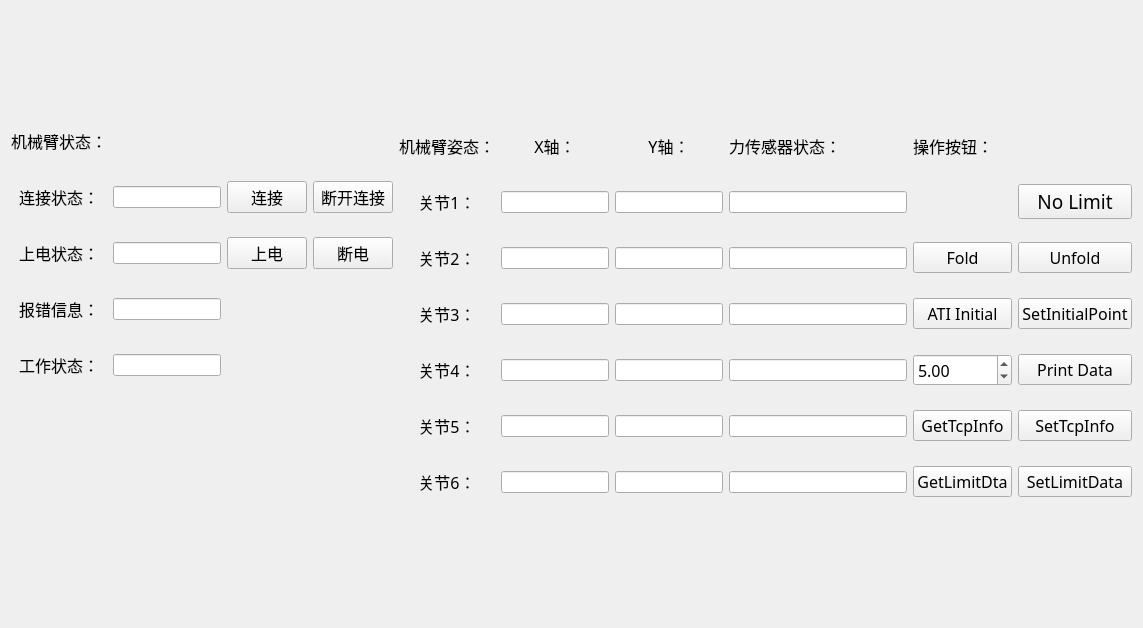
<?xml version="1.0" encoding="UTF-8"?>
<ui version="4.0">
 <class>StaubilWidget</class>
 <widget class="QWidget" name="StaubilWidget">
  <property name="geometry">
   <rect>
    <x>0</x>
    <y>0</y>
    <width>1143</width>
    <height>628</height>
   </rect>
  </property>
  <property name="windowTitle">
   <string>Widget</string>
  </property>
  <layout class="QHBoxLayout" name="horizontalLayout_3">
   <item>
    <layout class="QGridLayout" name="gridLayout_3">
     <item row="3" column="0">
      <widget class="QLabel" name="label_2">
       <property name="minimumSize">
        <size>
         <width>0</width>
         <height>50</height>
        </size>
       </property>
       <property name="font">
        <font>
         <family>黑体</family>
         <pointsize>12</pointsize>
        </font>
       </property>
       <property name="text">
        <string>连接状态：</string>
       </property>
       <property name="alignment">
        <set>Qt::AlignCenter</set>
       </property>
      </widget>
     </item>
     <item row="6" column="0">
      <widget class="QLabel" name="label_5">
       <property name="minimumSize">
        <size>
         <width>0</width>
         <height>50</height>
        </size>
       </property>
       <property name="font">
        <font>
         <family>黑体</family>
         <pointsize>12</pointsize>
        </font>
       </property>
       <property name="text">
        <string>工作状态：</string>
       </property>
       <property name="alignment">
        <set>Qt::AlignCenter</set>
       </property>
      </widget>
     </item>
     <item row="3" column="2">
      <layout class="QHBoxLayout" name="horizontalLayout">
       <item>
        <widget class="QPushButton" name="SocketConnect">
         <property name="font">
          <font>
           <family>黑体</family>
           <pointsize>12</pointsize>
          </font>
         </property>
         <property name="text">
          <string>连接</string>
         </property>
        </widget>
       </item>
       <item>
        <widget class="QPushButton" name="SocketDisConnect">
         <property name="font">
          <font>
           <family>黑体</family>
           <pointsize>12</pointsize>
          </font>
         </property>
         <property name="text">
          <string>断开连接</string>
         </property>
        </widget>
       </item>
      </layout>
     </item>
     <item row="3" column="1">
      <widget class="QLineEdit" name="robotconnectstate">
       <property name="minimumSize">
        <size>
         <width>0</width>
         <height>0</height>
        </size>
       </property>
      </widget>
     </item>
     <item row="6" column="1">
      <widget class="QLineEdit" name="robotworkmode"/>
     </item>
     <item row="1" column="0">
      <widget class="QLabel" name="label">
       <property name="sizePolicy">
        <sizepolicy hsizetype="Preferred" vsizetype="Fixed">
         <horstretch>0</horstretch>
         <verstretch>0</verstretch>
        </sizepolicy>
       </property>
       <property name="minimumSize">
        <size>
         <width>0</width>
         <height>50</height>
        </size>
       </property>
       <property name="font">
        <font>
         <family>黑体</family>
         <pointsize>12</pointsize>
        </font>
       </property>
       <property name="lineWidth">
        <number>1</number>
       </property>
       <property name="midLineWidth">
        <number>0</number>
       </property>
       <property name="text">
        <string>机械臂状态：</string>
       </property>
       <property name="alignment">
        <set>Qt::AlignCenter</set>
       </property>
      </widget>
     </item>
     <item row="4" column="1">
      <widget class="QLineEdit" name="powerstate"/>
     </item>
     <item row="5" column="0">
      <widget class="QLabel" name="label_4">
       <property name="minimumSize">
        <size>
         <width>0</width>
         <height>50</height>
        </size>
       </property>
       <property name="font">
        <font>
         <family>黑体</family>
         <pointsize>12</pointsize>
        </font>
       </property>
       <property name="text">
        <string>报错信息：</string>
       </property>
       <property name="alignment">
        <set>Qt::AlignCenter</set>
       </property>
      </widget>
     </item>
     <item row="0" column="0">
      <spacer name="verticalSpacer_3">
       <property name="orientation">
        <enum>Qt::Vertical</enum>
       </property>
       <property name="sizeType">
        <enum>QSizePolicy::Fixed</enum>
       </property>
       <property name="sizeHint" stdset="0">
        <size>
         <width>20</width>
         <height>105</height>
        </size>
       </property>
      </spacer>
     </item>
     <item row="4" column="2">
      <layout class="QHBoxLayout" name="horizontalLayout_2">
       <item>
        <widget class="QPushButton" name="PowerOn">
         <property name="font">
          <font>
           <family>黑体</family>
           <pointsize>12</pointsize>
          </font>
         </property>
         <property name="text">
          <string>上电</string>
         </property>
        </widget>
       </item>
       <item>
        <widget class="QPushButton" name="PowerOff">
         <property name="font">
          <font>
           <family>黑体</family>
           <pointsize>12</pointsize>
          </font>
         </property>
         <property name="text">
          <string>断电</string>
         </property>
        </widget>
       </item>
      </layout>
     </item>
     <item row="5" column="1">
      <widget class="QLineEdit" name="errorstate"/>
     </item>
     <item row="4" column="0">
      <widget class="QLabel" name="label_3">
       <property name="minimumSize">
        <size>
         <width>0</width>
         <height>50</height>
        </size>
       </property>
       <property name="font">
        <font>
         <family>黑体</family>
         <pointsize>12</pointsize>
        </font>
       </property>
       <property name="text">
        <string>上电状态：</string>
       </property>
       <property name="alignment">
        <set>Qt::AlignCenter</set>
       </property>
      </widget>
     </item>
     <item row="7" column="0">
      <spacer name="verticalSpacer_4">
       <property name="orientation">
        <enum>Qt::Vertical</enum>
       </property>
       <property name="sizeHint" stdset="0">
        <size>
         <width>20</width>
         <height>40</height>
        </size>
       </property>
      </spacer>
     </item>
    </layout>
   </item>
   <item>
    <layout class="QGridLayout" name="gridLayout_2">
     <property name="sizeConstraint">
      <enum>QLayout::SetDefaultConstraint</enum>
     </property>
     <item row="5" column="2">
      <widget class="QLineEdit" name="rx"/>
     </item>
     <item row="4" column="1">
      <widget class="QLineEdit" name="j2"/>
     </item>
     <item row="7" column="0">
      <widget class="QLabel" name="label_11">
       <property name="minimumSize">
        <size>
         <width>0</width>
         <height>50</height>
        </size>
       </property>
       <property name="font">
        <font>
         <family>黑体</family>
         <pointsize>12</pointsize>
        </font>
       </property>
       <property name="text">
        <string>关节6：</string>
       </property>
       <property name="alignment">
        <set>Qt::AlignCenter</set>
       </property>
      </widget>
     </item>
     <item row="4" column="2">
      <widget class="QLineEdit" name="z"/>
     </item>
     <item row="6" column="1">
      <widget class="QLineEdit" name="j4"/>
     </item>
     <item row="1" column="2">
      <widget class="QLabel" name="label_15">
       <property name="minimumSize">
        <size>
         <width>0</width>
         <height>50</height>
        </size>
       </property>
       <property name="font">
        <font>
         <family>黑体</family>
         <pointsize>12</pointsize>
        </font>
       </property>
       <property name="text">
        <string>Y轴：</string>
       </property>
       <property name="alignment">
        <set>Qt::AlignCenter</set>
       </property>
      </widget>
     </item>
     <item row="2" column="2">
      <widget class="QLineEdit" name="x"/>
     </item>
     <item row="7" column="2">
      <widget class="QLineEdit" name="rz"/>
     </item>
     <item row="4" column="0">
      <widget class="QLabel" name="label_8">
       <property name="minimumSize">
        <size>
         <width>0</width>
         <height>50</height>
        </size>
       </property>
       <property name="font">
        <font>
         <family>黑体</family>
         <pointsize>12</pointsize>
        </font>
       </property>
       <property name="text">
        <string>关节3：</string>
       </property>
       <property name="alignment">
        <set>Qt::AlignCenter</set>
       </property>
      </widget>
     </item>
     <item row="5" column="1">
      <widget class="QLineEdit" name="j3"/>
     </item>
     <item row="5" column="0">
      <widget class="QLabel" name="label_9">
       <property name="minimumSize">
        <size>
         <width>0</width>
         <height>50</height>
        </size>
       </property>
       <property name="font">
        <font>
         <family>黑体</family>
         <pointsize>12</pointsize>
        </font>
       </property>
       <property name="text">
        <string>关节4：</string>
       </property>
       <property name="alignment">
        <set>Qt::AlignCenter</set>
       </property>
      </widget>
     </item>
     <item row="7" column="1">
      <widget class="QLineEdit" name="j5"/>
     </item>
     <item row="1" column="0">
      <widget class="QLabel" name="label_12">
       <property name="sizePolicy">
        <sizepolicy hsizetype="Preferred" vsizetype="Fixed">
         <horstretch>0</horstretch>
         <verstretch>0</verstretch>
        </sizepolicy>
       </property>
       <property name="minimumSize">
        <size>
         <width>0</width>
         <height>50</height>
        </size>
       </property>
       <property name="font">
        <font>
         <family>黑体</family>
         <pointsize>12</pointsize>
        </font>
       </property>
       <property name="text">
        <string>机械臂姿态：</string>
       </property>
       <property name="alignment">
        <set>Qt::AlignCenter</set>
       </property>
      </widget>
     </item>
     <item row="3" column="1">
      <widget class="QLineEdit" name="j1"/>
     </item>
     <item row="0" column="0">
      <spacer name="verticalSpacer">
       <property name="orientation">
        <enum>Qt::Vertical</enum>
       </property>
       <property name="sizeHint" stdset="0">
        <size>
         <width>20</width>
         <height>40</height>
        </size>
       </property>
      </spacer>
     </item>
     <item row="3" column="2">
      <widget class="QLineEdit" name="y"/>
     </item>
     <item row="2" column="0">
      <widget class="QLabel" name="label_6">
       <property name="minimumSize">
        <size>
         <width>0</width>
         <height>50</height>
        </size>
       </property>
       <property name="font">
        <font>
         <family>黑体</family>
         <pointsize>12</pointsize>
        </font>
       </property>
       <property name="text">
        <string>关节1：</string>
       </property>
       <property name="alignment">
        <set>Qt::AlignCenter</set>
       </property>
      </widget>
     </item>
     <item row="6" column="0">
      <widget class="QLabel" name="label_10">
       <property name="minimumSize">
        <size>
         <width>0</width>
         <height>50</height>
        </size>
       </property>
       <property name="font">
        <font>
         <family>黑体</family>
         <pointsize>12</pointsize>
        </font>
       </property>
       <property name="text">
        <string>关节5：</string>
       </property>
       <property name="alignment">
        <set>Qt::AlignCenter</set>
       </property>
      </widget>
     </item>
     <item row="3" column="0">
      <widget class="QLabel" name="label_7">
       <property name="minimumSize">
        <size>
         <width>0</width>
         <height>50</height>
        </size>
       </property>
       <property name="font">
        <font>
         <family>黑体</family>
         <pointsize>12</pointsize>
        </font>
       </property>
       <property name="text">
        <string>关节2：</string>
       </property>
       <property name="alignment">
        <set>Qt::AlignCenter</set>
       </property>
      </widget>
     </item>
     <item row="2" column="1">
      <widget class="QLineEdit" name="j0"/>
     </item>
     <item row="6" column="2">
      <widget class="QLineEdit" name="ry"/>
     </item>
     <item row="1" column="1">
      <widget class="QLabel" name="label_14">
       <property name="minimumSize">
        <size>
         <width>0</width>
         <height>50</height>
        </size>
       </property>
       <property name="font">
        <font>
         <family>黑体</family>
         <pointsize>12</pointsize>
        </font>
       </property>
       <property name="text">
        <string>X轴：</string>
       </property>
       <property name="alignment">
        <set>Qt::AlignCenter</set>
       </property>
      </widget>
     </item>
     <item row="8" column="0">
      <spacer name="verticalSpacer_2">
       <property name="orientation">
        <enum>Qt::Vertical</enum>
       </property>
       <property name="sizeHint" stdset="0">
        <size>
         <width>20</width>
         <height>40</height>
        </size>
       </property>
      </spacer>
     </item>
    </layout>
   </item>
   <item>
    <layout class="QGridLayout" name="gridLayout_4" rowstretch="0,0,0,0,0,0,0,0,0" columnstretch="0" rowminimumheight="0,0,50,50,50,50,50,50,0">
     <item row="0" column="0">
      <spacer name="verticalSpacer_5">
       <property name="orientation">
        <enum>Qt::Vertical</enum>
       </property>
       <property name="sizeHint" stdset="0">
        <size>
         <width>20</width>
         <height>40</height>
        </size>
       </property>
      </spacer>
     </item>
     <item row="1" column="0">
      <widget class="QLabel" name="label_13">
       <property name="sizePolicy">
        <sizepolicy hsizetype="Preferred" vsizetype="Fixed">
         <horstretch>0</horstretch>
         <verstretch>0</verstretch>
        </sizepolicy>
       </property>
       <property name="minimumSize">
        <size>
         <width>0</width>
         <height>50</height>
        </size>
       </property>
       <property name="font">
        <font>
         <family>黑体</family>
         <pointsize>12</pointsize>
        </font>
       </property>
       <property name="text">
        <string>力传感器状态：</string>
       </property>
      </widget>
     </item>
     <item row="2" column="0">
      <widget class="QLineEdit" name="fx"/>
     </item>
     <item row="3" column="0">
      <widget class="QLineEdit" name="fy">
       <property name="text">
        <string/>
       </property>
      </widget>
     </item>
     <item row="4" column="0">
      <widget class="QLineEdit" name="fz"/>
     </item>
     <item row="5" column="0">
      <widget class="QLineEdit" name="mx"/>
     </item>
     <item row="6" column="0">
      <widget class="QLineEdit" name="my"/>
     </item>
     <item row="7" column="0">
      <widget class="QLineEdit" name="mz"/>
     </item>
     <item row="8" column="0">
      <spacer name="verticalSpacer_6">
       <property name="orientation">
        <enum>Qt::Vertical</enum>
       </property>
       <property name="sizeHint" stdset="0">
        <size>
         <width>20</width>
         <height>40</height>
        </size>
       </property>
      </spacer>
     </item>
    </layout>
   </item>
   <item>
    <layout class="QGridLayout" name="gridLayout" rowminimumheight="0,0,50,50,50,50,50,50,0">
     <item row="3" column="1">
      <widget class="QPushButton" name="Unfolrobot">
       <property name="font">
        <font>
         <family>黑体</family>
         <pointsize>12</pointsize>
        </font>
       </property>
       <property name="text">
        <string>Unfold</string>
       </property>
      </widget>
     </item>
     <item row="0" column="0">
      <spacer name="verticalSpacer_7">
       <property name="orientation">
        <enum>Qt::Vertical</enum>
       </property>
       <property name="sizeHint" stdset="0">
        <size>
         <width>20</width>
         <height>40</height>
        </size>
       </property>
      </spacer>
     </item>
     <item row="2" column="1">
      <widget class="QPushButton" name="nolimit">
       <property name="font">
        <font>
         <family>黑体</family>
         <pointsize>14</pointsize>
        </font>
       </property>
       <property name="text">
        <string>No Limit</string>
       </property>
      </widget>
     </item>
     <item row="5" column="1">
      <widget class="QPushButton" name="printdataonce">
       <property name="font">
        <font>
         <family>黑体</family>
         <pointsize>12</pointsize>
        </font>
       </property>
       <property name="text">
        <string>Print Data</string>
       </property>
      </widget>
     </item>
     <item row="6" column="0">
      <widget class="QPushButton" name="GetTcpInfo">
       <property name="font">
        <font>
         <family>黑体</family>
         <pointsize>12</pointsize>
        </font>
       </property>
       <property name="text">
        <string>GetTcpInfo</string>
       </property>
      </widget>
     </item>
     <item row="6" column="1">
      <widget class="QPushButton" name="SetTcpInfo">
       <property name="font">
        <font>
         <family>黑体</family>
         <pointsize>12</pointsize>
        </font>
       </property>
       <property name="text">
        <string>SetTcpInfo</string>
       </property>
      </widget>
     </item>
     <item row="3" column="0">
      <widget class="QPushButton" name="Foldrobot">
       <property name="font">
        <font>
         <family>黑体</family>
         <pointsize>12</pointsize>
        </font>
       </property>
       <property name="text">
        <string>Fold</string>
       </property>
      </widget>
     </item>
     <item row="4" column="0">
      <widget class="QPushButton" name="ati_init">
       <property name="font">
        <font>
         <family>黑体</family>
         <pointsize>12</pointsize>
        </font>
       </property>
       <property name="text">
        <string>ATI Initial</string>
       </property>
      </widget>
     </item>
     <item row="4" column="1">
      <widget class="QPushButton" name="setInitialPoint">
       <property name="font">
        <font>
         <family>黑体</family>
         <pointsize>12</pointsize>
        </font>
       </property>
       <property name="text">
        <string>SetInitialPoint</string>
       </property>
      </widget>
     </item>
     <item row="1" column="0">
      <widget class="QLabel" name="label_16">
       <property name="sizePolicy">
        <sizepolicy hsizetype="Preferred" vsizetype="Fixed">
         <horstretch>0</horstretch>
         <verstretch>0</verstretch>
        </sizepolicy>
       </property>
       <property name="minimumSize">
        <size>
         <width>0</width>
         <height>50</height>
        </size>
       </property>
       <property name="font">
        <font>
         <family>黑体</family>
         <pointsize>12</pointsize>
        </font>
       </property>
       <property name="text">
        <string>操作按钮：</string>
       </property>
      </widget>
     </item>
     <item row="5" column="0">
      <widget class="QDoubleSpinBox" name="setCubesidelength">
       <property name="font">
        <font>
         <family>黑体</family>
         <pointsize>12</pointsize>
        </font>
       </property>
       <property name="maximum">
        <double>20.000000000000000</double>
       </property>
       <property name="value">
        <double>5.000000000000000</double>
       </property>
      </widget>
     </item>
     <item row="7" column="0">
      <widget class="QPushButton" name="GetLimitData">
       <property name="font">
        <font>
         <family>黑体</family>
         <pointsize>12</pointsize>
        </font>
       </property>
       <property name="text">
        <string>GetLimitDta</string>
       </property>
      </widget>
     </item>
     <item row="7" column="1">
      <widget class="QPushButton" name="SetLimitData">
       <property name="font">
        <font>
         <family>黑体</family>
         <pointsize>12</pointsize>
        </font>
       </property>
       <property name="text">
        <string>SetLimitData</string>
       </property>
      </widget>
     </item>
     <item row="8" column="0">
      <spacer name="verticalSpacer_8">
       <property name="orientation">
        <enum>Qt::Vertical</enum>
       </property>
       <property name="sizeHint" stdset="0">
        <size>
         <width>20</width>
         <height>40</height>
        </size>
       </property>
      </spacer>
     </item>
    </layout>
   </item>
  </layout>
 </widget>
 <resources/>
 <connections/>
</ui>
